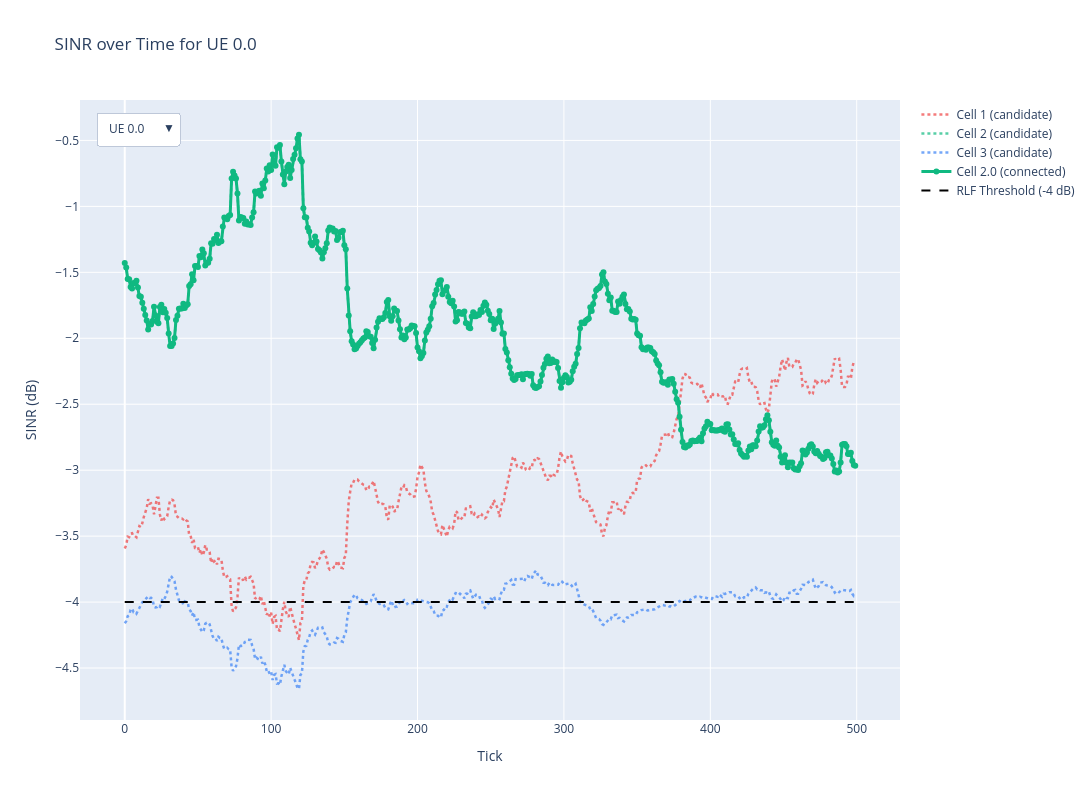

The notebook cell saved with this chart:
### Markdown cell above
### Interactive SINR Plot: Per-UE Analysis

This interactive plot shows SINR (Signal-to-Interference-plus-Noise Ratio) over time for each UE:
- **Dropdown menu**: Select different UEs to view their SINR performance
- **Dotted lines**: All candidate cell SINR values (context)
- **Solid lines**: Connected cell SINR (color-coded by cell ID)
- **Black X markers**: RLF (Radio Link Failure) events
- **Dashed line**: RLF threshold

Use the dropdown at the top-left to switch between UEs and explore their handover patterns.

### Code cell
# Display the interactive SINR plot
sinr_fig.show()
